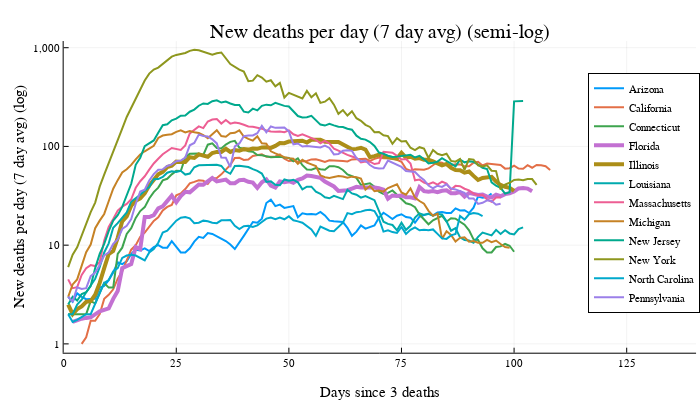

Notebook code for this chart:
### Code cell
# A linear plot doesn't make much sense since NY dominates
@df deathsByStateTop plot(:daysSince, :Value_new_rolling7, group=:Province_State,
                          lw=lwDeaths, yscale=:log10, yformatter=fc, xlimit=(0, maximum(:daysSince)*1.3),
                          legend=:right,
                          title="New deaths per day (7 day avg) (semi-log)",
                          xlab="Days since 3 deaths", ylab="New deaths per day (7 day avg) (log)")
